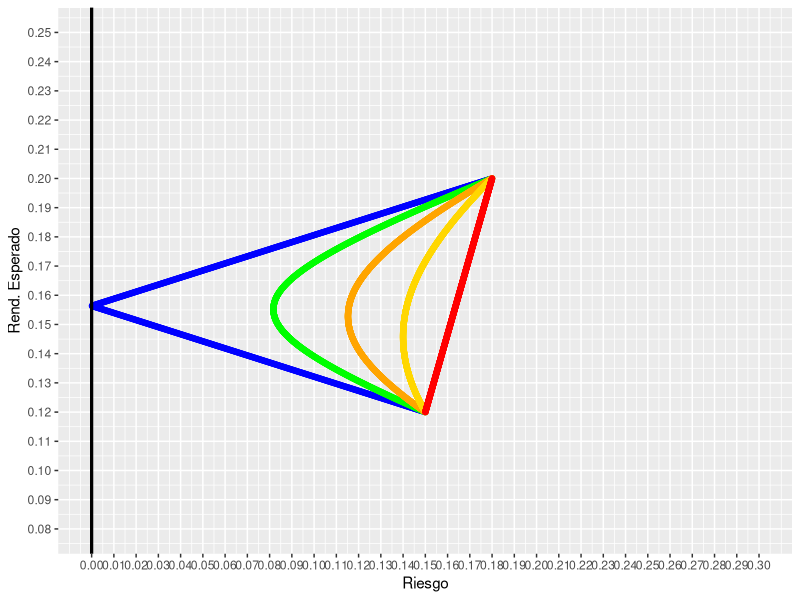
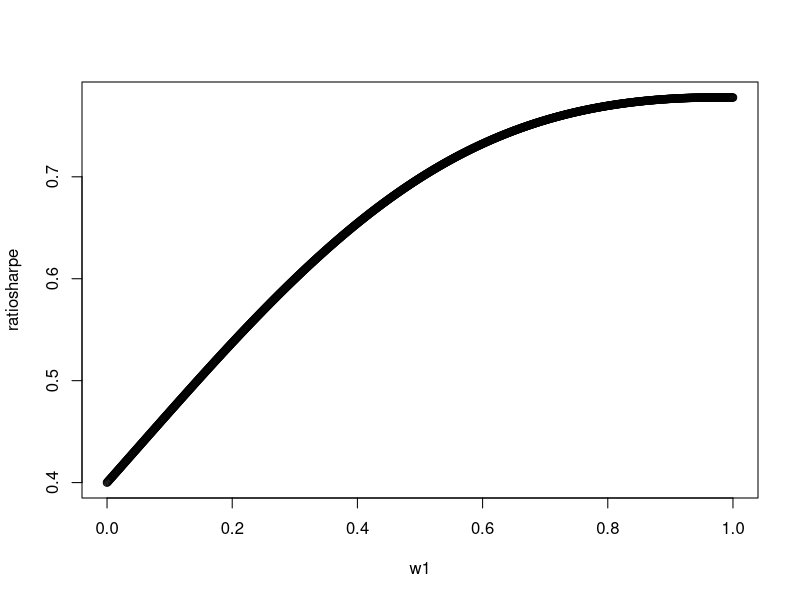
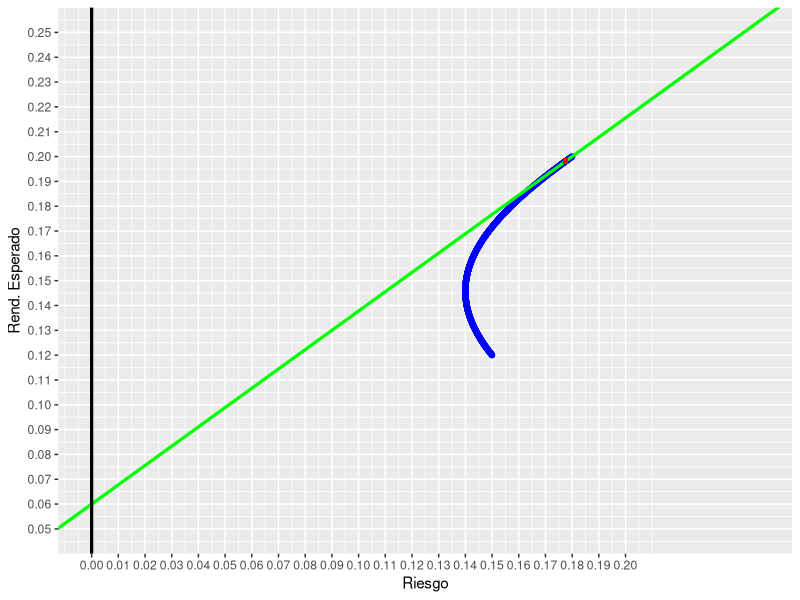

The R script that drew these images, in order:
#Ejercicio 4 Modelo ~ Cartera de Inversion---------------
#a) Grafique la curva riesgo-rendimiento---------------
library(tidyverse)
ER = c(0.20, 0.12)
DE = c(0.18, 0.15)

Rho=c(-1, -0.5, 0, 0.5, 1)

w1 =seq(0, 1, by = 0.001)
w2 = 1 - w1

ER_C=w1*ER[1]+w2*ER[2]
DE_C=map(Rho,
         function(x)sqrt(w1^2*DE[1]^2+w2^2*DE[2]^2+2*w1*w2*DE[1]*DE[2]*x))
df=tibble(w1,
          w2,
          ER=ER_C,                       #para los diferentes coeficientes
          DE_1=unlist(DE_C[1]),
          DE_2=unlist(DE_C[2]),
          DE_3=unlist(DE_C[3]),
          DE_4=unlist(DE_C[4]),
          DE_5=unlist(DE_C[5]))

ggplot(df) +
  geom_point(aes(x = DE_1, y = ER), color = "blue") +
  geom_point(aes(x = DE_2, y = ER), color = "green") +
  geom_point(aes(x = DE_3, y = ER), color = "orange") +
  geom_point(aes(x = DE_4, y = ER), color = "gold") +
  geom_point(aes(x = DE_5, y = ER), color = "red") +
  geom_hline(yintercept = 0, lwd = 1.1) +
  geom_vline(xintercept = 0, lwd = 1.1) +
  scale_y_continuous("Rend. Esperado", limits = c(0.08, 0.25), breaks = seq(0.08, 0.25, by = 0.01)) +
  scale_x_continuous("Riesgo", limits = c(0.00, 0.30), breaks = seq(0.00, 0.30, by = 0.01))

#b) CAL----------------------------
rf=0.06  # <- tasa libre de riesgo. Se trabaja con coef de correlacion de 0.5 <- en este caso es Rho[4]
ratiosharpe=(w1*ER[1]+w2*ER[2]-rf)/
  sqrt(w1^2*DE[1]^2+w2^2*DE[2]^2+2*w1*w2*DE[1]*DE[2]*Rho[4])
ratiosharpe
plot(w1,ratiosharpe)

w1opt=w1[ratiosharpe==max(ratiosharpe)]
w2opt=1-w1opt

ERopt=w1opt*ER[1]+(w2opt)*ER[2]
DEopt=sqrt(w1opt^2*DE[1]^2+w2opt^2*DE[2]^2+2*w1opt*w2opt*DE[1]*DE[2]*Rho[4])   #Aca tambien cambiaria el Rho si no es coef de correlacion 0.5

ggplot(df)+
  geom_point(aes(x = DE_4, y = ER), col = "blue") +
  geom_abline(slope=(ERopt-rf)/DEopt,intercept=rf,lwd=1.1,col="green") + #CAL
  geom_point(aes(x = DEopt, y = ERopt), col = "red",shape=15) +
  geom_hline(yintercept = 0, lwd = 1.1) +
  geom_vline(xintercept = 0, lwd = 1.1) +
  scale_y_continuous("Rend. Esperado", limits = c(0.05, 0.25), breaks = seq(0.05, 0.25, by = 0.01)) +
  scale_x_continuous("Riesgo", limits = c(0.00, 0.25), breaks = seq(0.00, 0.20, by = 0.01))  #Por las dudas no tocar el riesgo

